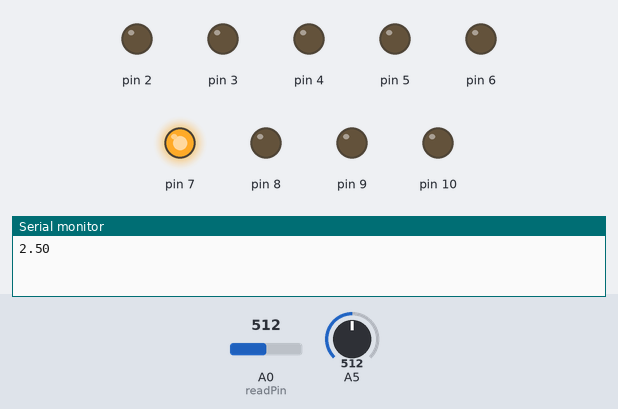
A sketch run on a simulated Arduino Uno, built with avr-gcc and run on an emulated ATmega328P. Shown: output pins drawn as LEDs (lit = HIGH), the last lines printed to the serial monitor. Dashed ring = blinking. The test bench sets the inputs (shaded band); at power-on: A0 (readPin) = 512, A5 = 512. Random numbers use the default seed unless the sketch sets one.

Above: at 12.5 s.
12.6 s: A0 (readPin) set to 728
At 16.6 s:
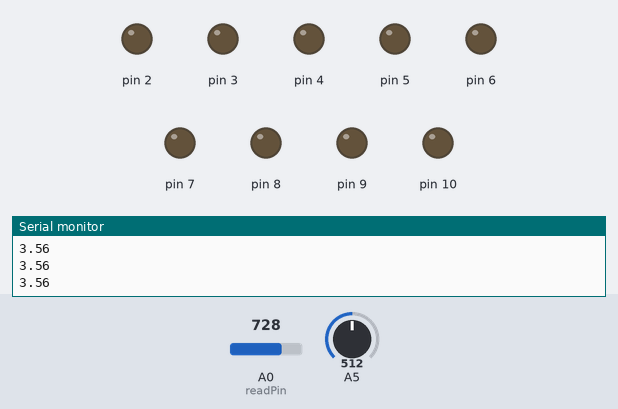
17.6 s: A0 (readPin) set to 709
At 18.1 s:
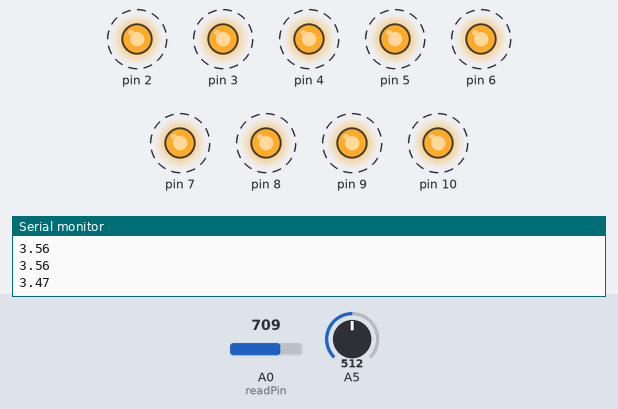
27.2 s: A0 (readPin) set to 716
At 33.96 s:
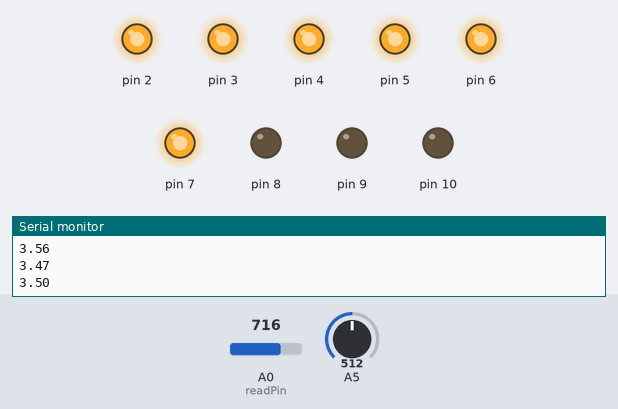
Timing chart, 0 to 36.3 s (numbered marks = the images above; inputs shaded):
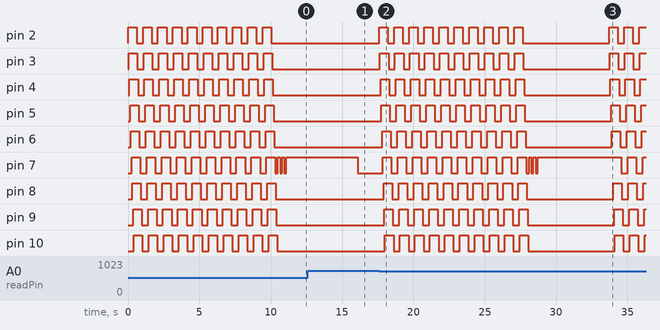

The sketch:

Contacless_Roullette.ino
```cpp
int LEDg = 2;
int LED3 = 3;
int LED4 = 4;
int LED5 = 5;
int LED6 = 6;
int LED7 = 7;
int LED8 = 8;
int LED9 = 9;
int LED10 = 10;
int exdelayT = 150;
int delayT = 50;
int readPin = A0;
int readVal;
float V2 = 0;
int repeat;
int randInt;
int win;
int winT = 5000;
int flashT = 150;

void setup() {
  for(int i=2; i<=10; i++){  // set mode for pins 2-10
     pinMode(i, OUTPUT);
  }
  pinMode(readPin, INPUT);
  randomSeed(analogRead(A5));
  Serial.begin(9600);
}

void loop() {
  randomSeed(analogRead(A5));
  randInt = random(5,16);
  randomSeed(analogRead(A5));
  win = random(2,11);
  repeat =0;
  readVal = analogRead(readPin);
  V2 = readVal*(5./1023.);
  Serial.println(V2);


  if(V2 < 3.5 ){
   while(repeat < randInt){
    for(int i=2; i<=10; i++){
       digitalWrite(i, HIGH);
       delay(delayT);
        if(i == 10){
          delay(exdelayT);
        } // if i=10 Function
    } // FOR write high

    for(int i=2; i<=10; i++){
       digitalWrite(i, LOW);
      delay(delayT);
      } // FOR write low
      repeat++;
     } // while
     digitalWrite(win, HIGH);
     delay(flashT);
     digitalWrite(win, LOW);
     delay(flashT);
     digitalWrite(win, HIGH);
     delay(flashT);
     digitalWrite(win, LOW);
     delay(flashT);
     digitalWrite(win, HIGH);
     delay(winT);
    } // if V2

    else{
      for(int i=2; i<=10; i++){  // set mode for pins 1-9
     digitalWrite(i, LOW);
        } // FOR turning off LEDs
    } // else


}
```

Measured:
- the behaviour switches between 717 and 716 on A0 (readPin) (found by bisection; images 1 and 2)
- after the input at 17.6 s, pin 2: alternates HIGH for 0.60 s and LOW for 0.45 s, starting at once; pin 3: alternates HIGH for 0.60 s and LOW for 0.45 s, starting after 0.06 s
- by itself, pin 2–6, pin 8–10: alternates HIGH for 0.60 s and LOW for 0.45 s, 20 changes in all, then stays LOW
